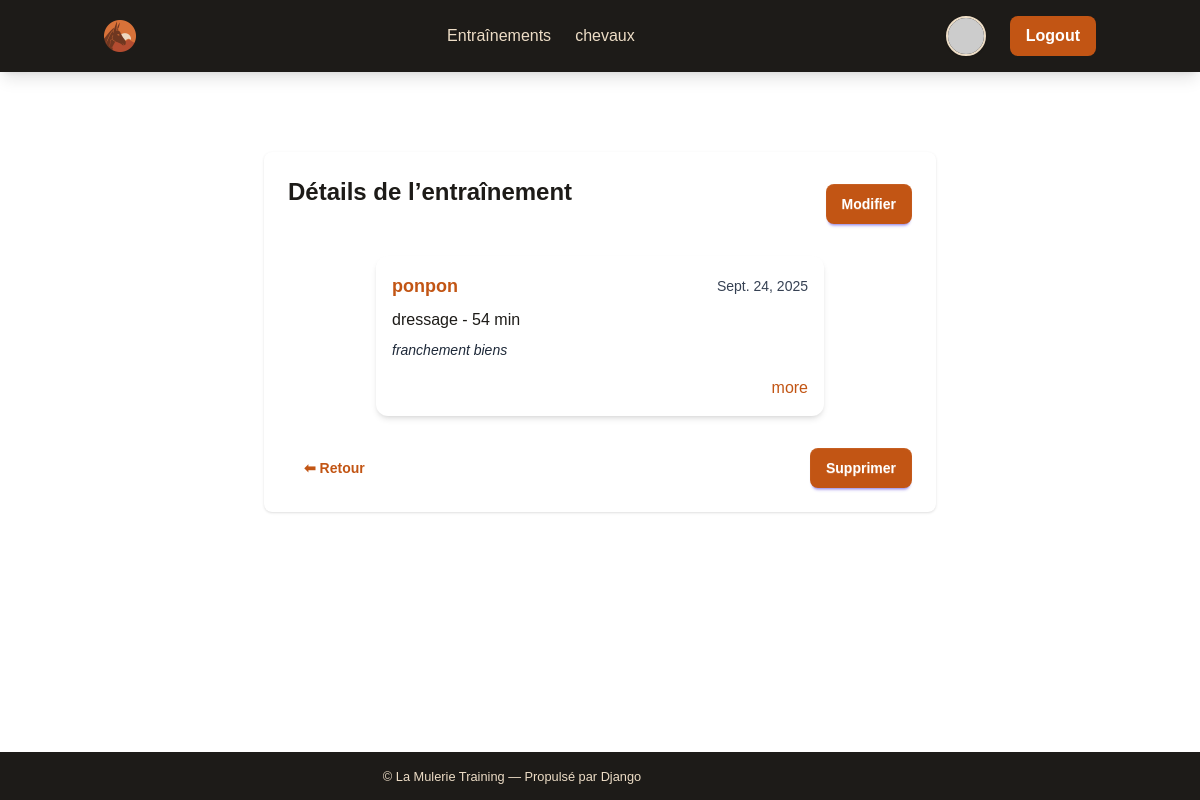
The app's page /entrainement/7/details/ (signed in) with its own data.
### training/models.py (models this page shows, shortened)
class TrainingSession(models.Model):
    cheval = models.ForeignKey('Horse', on_delete=models.CASCADE, related_name='trainings')
    cavalier = models.ForeignKey(
        settings.AUTH_USER_MODEL,
        on_delete=models.CASCADE,
        related_name='sessions',
        null=True,  # <-- Ajoute null=True
        blank=True  # <-- Ajoute blank=True pour l'admin
    )
    date = models.DateField(default=django.utils.timezone.now)
    type_seance = models.CharField(max_length=100)
    duree = models.PositiveIntegerField(help_text="Durée en minutes")
    notes = models.TextField(blank=True, null=True)
    cout = models.DecimalField(max_digits=7, decimal_places=2, blank=True, null=True, help_text="Coût de l'entraînement en euros")

class Horse(models.Model):
    nom = models.CharField(max_length=100)
    race = models.CharField(max_length=100)
    birth_date = models.DateField(default=django.utils.timezone.now)
    proprietaire = models.ForeignKey(
        settings.AUTH_USER_MODEL,
        on_delete=models.CASCADE,
        related_name='chevaux',
        null=True,  # Pour migration initiale, à rendre obligatoire ensuite
        blank=True
    )

### training/views.py (the view)
# urls.py: path('entrainement/<int:pk>/details/', views.training_detail, name='training_detail'),
@login_required
def training_detail(request, pk):
    training = get_object_or_404(TrainingSession, pk=pk, cavalier=request.user)
    return render(request, 'training/training_detail.html', {'training': training})

### training/templates/training/training_detail.html (shortened to what this page needs)
{% extends 'la_mulerie_training/base.html' %}
{% load static %}
{% block content %}
<div class="max-w-2xl mx-auto bg-white shadow rounded-lg p-6 mt-8">
    <div class="flex justify-between items-center mb-6">
        <h1 class="text-2xl font-bold text-muletier mb-6">Détails de l’entraînement</h1>
        <a href="{% url 'training_edit' training.pk %}" class="btn btn-primary">Modifier</a>
    </div>
    {% include 'training/components/training_card.html' with session=training %}
    <div class="flex justify-between items-center mt-8">
        <a href="{% url 'home_training' %}" class="btn btn-outline">⬅ Retour</a>
        <div class="space-x-2">
            <form action="{% url 'training_delete' training.pk %}" method="post" class="inline">
                <button type="submit" class="btn btn-primary "
                        onclick="return confirm('Supprimer cet entraînement ?')">
                    Supprimer
                </button>
            </form>
        </div>
    </div>
</div>
{% endblock %}

### training/templates/training/components/training_card.html (shortened to what this page needs)
<div class="max-w-md mx-auto bg-white rounded-xl shadow-md overflow-hidden mb-4">
    <div class="p-4">
        <div class="flex justify-between items-center mb-2">
            <h3 class="text-lg font-bold text-muletier">
                <a href="{% url 'horse_detail' session.cheval.pk %}" class="link-primary"> {{ session.cheval.nom }}</a>
            </h3>
            <span class="text-gray-700 text-sm">{{ session.date }}</span>
        </div>
        <p class="text-muletier font-medium">
            {{ session.type_seance }} - {{ session.duree }} min
        </p>
        {% if session.notes %}
        <p class="mt-2 text-gray-800 text-sm italic">{{ session.notes }}</p>
        {% endif %}
        <div class="mt-4 flex justify-end space-x-2">
          <a href="{% url 'training_detail' session.pk %}" class="link-primary" > more </a>
        </div>
    </div>
</div>

### records on screen
TrainingSession: cheval.nom "ponpon", date "Sept. 24, 2025", type_seance "dressage", duree "54", notes "franchement biens"
